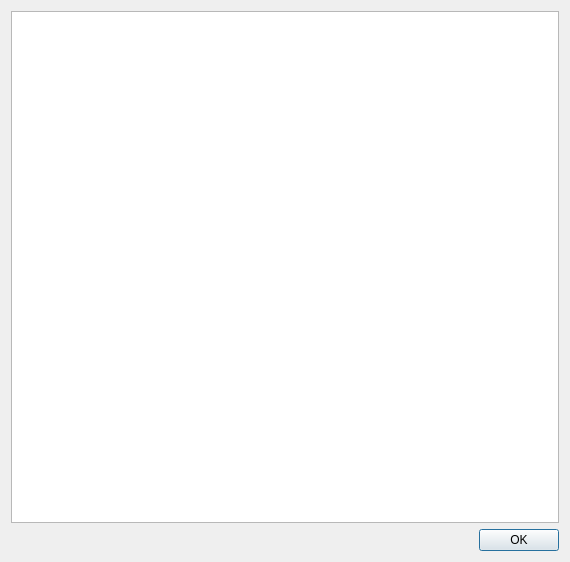
<?xml version="1.0" encoding="UTF-8"?>
<ui version="4.0">
 <class>HelpDialog</class>
 <widget class="QDialog" name="HelpDialog">
  <property name="geometry">
   <rect>
    <x>0</x>
    <y>0</y>
    <width>570</width>
    <height>562</height>
   </rect>
  </property>
  <property name="windowTitle">
   <string>Help</string>
  </property>
  <layout class="QVBoxLayout" name="verticalLayout">
   <item>
    <widget class="QTextBrowser" name="textBrowser"/>
   </item>
   <item>
    <widget class="QDialogButtonBox" name="buttonBox">
     <property name="orientation">
      <enum>Qt::Horizontal</enum>
     </property>
     <property name="standardButtons">
      <set>QDialogButtonBox::Ok</set>
     </property>
    </widget>
   </item>
  </layout>
 </widget>
 <resources/>
 <connections>
  <connection>
   <sender>buttonBox</sender>
   <signal>accepted()</signal>
   <receiver>HelpDialog</receiver>
   <slot>accept()</slot>
   <hints>
    <hint type="sourcelabel">
     <x>248</x>
     <y>254</y>
    </hint>
    <hint type="destinationlabel">
     <x>157</x>
     <y>274</y>
    </hint>
   </hints>
  </connection>
  <connection>
   <sender>buttonBox</sender>
   <signal>rejected()</signal>
   <receiver>HelpDialog</receiver>
   <slot>reject()</slot>
   <hints>
    <hint type="sourcelabel">
     <x>316</x>
     <y>260</y>
    </hint>
    <hint type="destinationlabel">
     <x>286</x>
     <y>274</y>
    </hint>
   </hints>
  </connection>
 </connections>
</ui>
